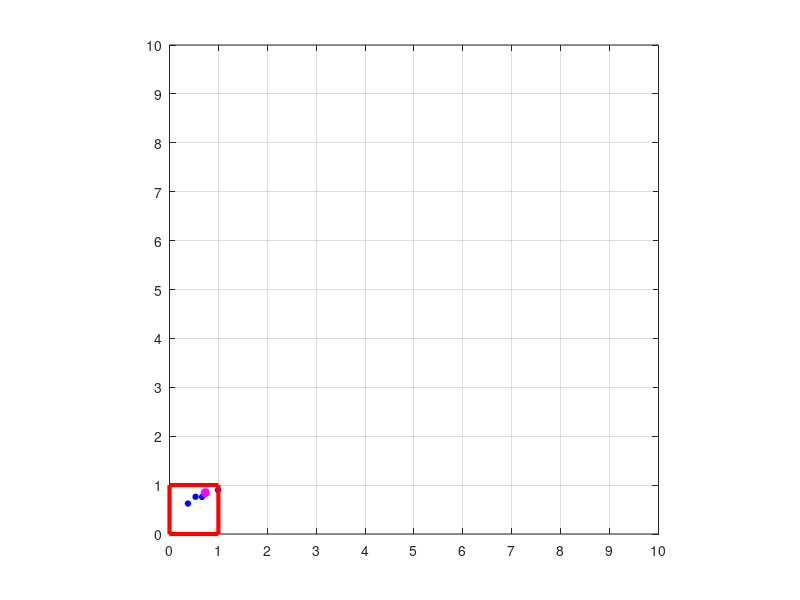

Write MATLAB code to recreate this figure. (Note: this script raises an error after producing the figure.)
% tp_equilibrium.m
% Simulation of a N gas particles released into a box from one corner 
% Box dimensions  10 x 10,  Unit box dimensions  1 x 1
% Ian Cooper
% School of Physics, University of Sydney
% email: ian.cooper@sydney.edu.au
% https://d-arora.github.io/Doing-Physics-With-Matlab/
% 20140718

clear all
close all
clc

% ************************************************************************
% SETUP
% ************************************************************************

% input number of particles and time step
N = input('No. of particles (default N = 1000), N  =  ');     
disp('   ');                                            
nt = input('No. of time steps (default nt = 200),  nt  =  ');  
disp('  ');

% initial position of N particles within unit box ------------------------
R = 1;                          % max step length
P = rand(N,2);                  % initial (x,y) coordinates of N particles
x = P(:,1);
y = P(:,2);


% ************************************************************************
%  CALCULATIONS
%  GRAPHICS

% ************************************************************************ 
xp = [ 0 1 1 0 0]; yp = [0 0 1 1 0];

figure(1) % Animation of the motion of the gas molecules
set(gcf,'Units','Normalized','Position',[0.2,0.2,0.2,0.3]) 
set(gca,'fontsize',12);
%set(gcf,'Units','centimeters','Position',[1,5,10,10]);
set(gcf,'NumberTitle','off','Name','Particles in Box');

color_p = [0 0 1];  size_p = 4;

% calculate new positions of each each particle and plot -----------------     
for c = 1 : nt

% plot the position of the particles -------------------------------------
h_plot = plot(x,y,'o');
     set(h_plot,'MarkerEdgeColor',color_p,'MarkerFaceColor',color_p, ...
        'MarkerSize',size_p);
hold on
h_plot = plot(x(1),y(1),'o');
     set(h_plot,'MarkerEdgeColor',[1 0 1],'MarkerFaceColor',[1 0 1], ...
        'MarkerSize',size_p+2);
plot(xp,yp,'r','linewidth',3');    
hold off    
    
    
axis([0 10 0 10])
axis equal
set(gca,'Xlim',[0 10]);
set(gca,'Xtick',[0:1:10]);
set(gca,'Ylim',[0 10]);
set(gca,'Ytick',[0:1:10]);
% axis off
grid on

if c ==1
M = getframe(gcf);
[im,map] = rgb2ind(M.cdata,512,'nodither');  %RGB to indexed images
im(1,1,1,nt) = 0;
end

% delay in animation for position of particles ---------------------------
if c == 1; pause(2); else pause(0.1); end;    

% calculate the number of particles in start box --------------------------
box_x = ones(1,N);
box_y = ones(1,N);
box_x(x>R) = 0;
box_y(y>R) = 0;
N_box(c) = sum(box_x .* box_y);

% increment the position of each particle --------------------------------    
dP = R.*randn(N,2);
dx = dP(:,1);
dy = dP(:,2);

% updated position of each particle---------------------------------------
x = x + dx;
y = y + dy;

% particle reflected of boundaries of the box ----------------------------
for c1 = 1:N
if x(c1) < 0; x(c1) = x(c1) + abs(dx(c1));   end;
if y(c1) < 0; y(c1) = y(c1) + abs(dy(c1));   end;
if x(c1) > 10; x(c1) = x(c1) - abs(dx(c1));  end;
if y(c1) > 10; y(c1) = y(c1) - abs(dy(c1));  end;
end  

M = getframe(gcf);
im(:,:,1,c) = rgb2ind(M.cdata,map,'nodither');
 
end

% calc. mean   std sem for no. of particles in start box ---------------
ns = floor(0.6*nt);                    % starting point for calc.
N_avg = (100/N) * mean(N_box(ns:end));
N_std = (100/N) * std(N_box(ns:end));
N_sem = N_std/sqrt(nt-ns+1);

% ======================================================================== 
figure(2)  % plot for particles in start box 
set(gcf,'NumberTitle','off','Name','Start Box');
set(gcf,'Units','centimeters','Position',[12,5,20,16]);
fs = 12; 
set(gca,'FontSize',fs);

% number of particles in unit box ----------------------------------------
subplot(2,1,1)
y_p = N_box*100/N; H = plot(y_p);

lineWidth_p = 2; set(H,'lineWidth',lineWidth_p);
    
title_x = 'time steps  (a.u)';
title_y = '% particles in sstart box';
tm1 = 'No. of particles   =   ';
tm2 = num2str(N);
tm = [tm1 tm2];
     xlabel(title_x,'FontSize',fs);
     ylabel(title_y,'FontSize',fs); 
     ht = title(tm,'FontSize',fs);

hold on

% plot red line indicating start and mean, std, sem calc. -----------------
x_p = [ns ns]; y_p = [0 100]; H = plot(x_p,y_p, 'r');

txt =  'Start box statistics'; text(ns+5,90,txt,'FontSize',fs);

txt_1 = 'mean  =  ' ; 
txt_2 = num2str(N_avg,'%0.2f');
txt   = [txt_1 txt_2];
text(ns+5,80,txt,'FontSize',fs);

txt_1 = 'std  =  ' ; 
txt_2 = num2str(N_std,'%0.2f');
txt   = [txt_1 txt_2];
text(ns+5,70,txt,'FontSize',fs);

txt_1 = 'sem  =  ' ; 
txt_2 = num2str(N_sem,'%0.2f');
txt   = [txt_1 txt_2];
%text(ns+5,60,txt,'FontSize',fs);     

% magnified view of number of particles in start box ----------------------     
subplot(2,1,2)
y_p = N_box*100/N; H = plot(y_p);

lineWidth_p = 2; set(H,'lineWidth',lineWidth_p);

set(gca,'Ylim',[0 5]);
set(gca,'Ytick',[0:0.5:5]);
    
title_x = 'time steps  (a.u)';
title_y = '% particles in start box';
tm1 = 'No. of particles   =   ';
tm2 = num2str(N);
tm = [tm1 tm2];
xlabel(title_x,'FontSize',fs);
ylabel(title_y,'FontSize',fs); 
ht = title(tm,'FontSize',fs);

     
%  SAVE ANIMATED GIF ======================================================
% im - images to be saved
% map - color map for images
% ag_name - file name for animated gif
% DelayTime - time delay in seconds between viewing images
% LoopCount - animated gif will continuously
ag_name = 'ag_aaa.gif';
delay = 0.1;
%imwrite(im,map,ag_name,'DelayTime',delay,'LoopCount',inf);
